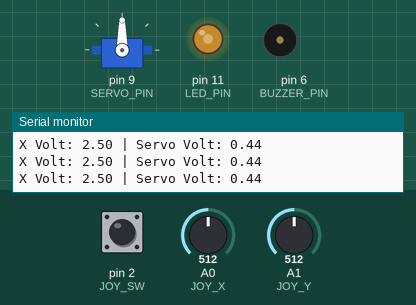
Recording of a sketch running on a simulated Arduino Uno, built with avr-gcc and run on an emulated ATmega328P. Parts: servo, output pins drawn as LEDs (lit = HIGH), buzzer (waves = sounding), the last lines printed to the serial monitor. The inputs (shaded band) are chosen by the test bench; at power-on: A0 (JOY_X) = 512, A1 (JOY_Y) = 512, pin 2 (JOY_SW) HIGH.

Above: at 1.2 s.
1.3 s: A0 (JOY_X) set to 716
At 1.7 s:
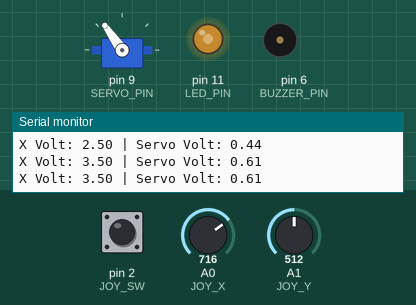
2.9 s: A1 (JOY_Y) set to 716
At 3.3 s:
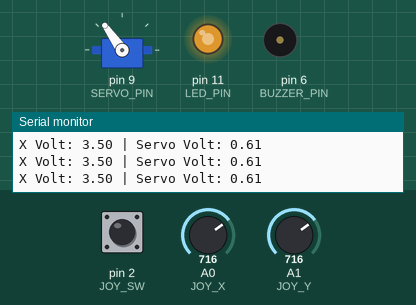
4.5 s: pin 2 (JOY_SW) pulled LOW for 0.25 s
At 4.73 s:
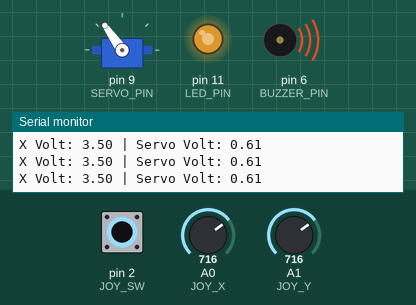
6.3 s: A0 (JOY_X) set to 900
At 7.6 s:
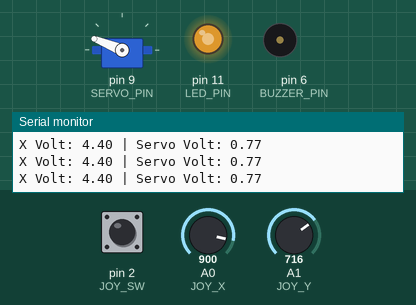
7.9 s: A1 (JOY_Y) set to 900
At 9.2 s:
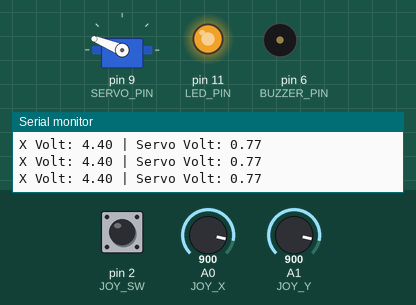
9.5 s: pin 2 (JOY_SW) pulled LOW for 3.2 s
At 11.0 s:
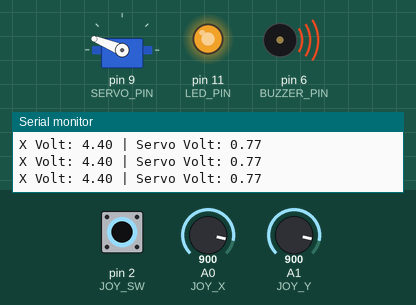
Timing chart, 0 to 14.4 s (numbered marks = the images above; inputs shaded):
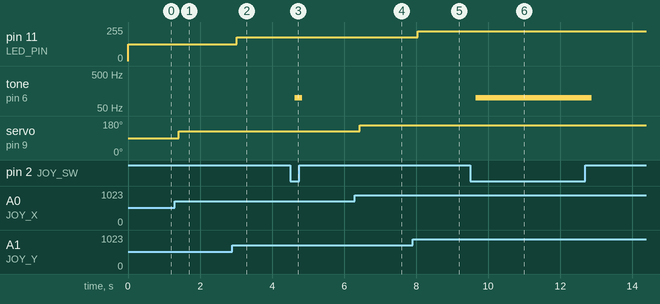

The sketch:

Lab3_Joystick.ino
```cpp
// (licence header left out)
#include <Servo.h>

Servo myServo;

// Pin definitions
#define LED_PIN 11      // LED on PWM pin for brightness control
#define BUZZER_PIN 6    // Buzzer pin
#define JOY_X A0        // Joystick X-axis input
#define JOY_Y A1        // Joystick Y-axis input
#define JOY_SW 2        // Joystick switch input
#define SERVO_PIN 9     // Servo motor pin

// Constants
#define SERVO_SCALE (180.0 / 1023.0)  // Convert X-axis (0-1023) to servo angle (0-180)
#define LED_SCALE (255.0 / 1023.0)    // Convert Y-axis (0-1023) to PWM (0-255)
#define BUZZER_FREQ 100               // Buzzer tone frequency (Hz)
#define BIT_TO_VOLT (5.0 / 1023.0)   // Convert analog read (0-1023) to volts (0-5V)
#define DELAY_MS 200                  // Loop delay in milliseconds

// Variables
int xPosition;    // Raw X-axis joystick value
int yPosition;    // Raw Y-axis joystick value
int switchState;  // Joystick switch state (0 = pressed, 1 = not pressed)
int servoAngle;   // Calculated servo angle
int ledBrightness; // Calculated LED brightness

void setup() {
  Serial.begin(9600);           // Start serial communication
  pinMode(JOY_X, INPUT);        // X-axis as input
  pinMode(JOY_Y, INPUT);        // Y-axis as input
  pinMode(JOY_SW, INPUT_PULLUP); // Switch with internal pull-up
  pinMode(LED_PIN, OUTPUT);     // LED as output
  pinMode(BUZZER_PIN, OUTPUT);  // Buzzer as output
  myServo.attach(SERVO_PIN);     // Attach servo to its pin
}

void loop() {
  // Read joystick inputs
  xPosition = analogRead(JOY_X);      // X-axis position (0-1023)
  yPosition = analogRead(JOY_Y);      // Y-axis position (0-1023)
  switchState = digitalRead(JOY_SW);  // Switch state (0 or 1)

  // Calculate outputs
  servoAngle = xPosition * SERVO_SCALE;     // Scale X for servo angle
  ledBrightness = yPosition * LED_SCALE;    // Scale Y for LED brightness

  // Apply outputs
  myServo.write(servoAngle);         // Set servo position
  analogWrite(LED_PIN, ledBrightness); // Set LED brightness
  switchState == 0 ? tone(BUZZER_PIN, BUZZER_FREQ) : noTone(BUZZER_PIN); // Buzzer on/off

  // Convert to volts for serial output
  float xVolt = xPosition * BIT_TO_VOLT;
  float servoVolt = servoAngle * BIT_TO_VOLT;

  // Print data to Serial Monitor
  Serial.print("X Volt: "); Serial.print(xVolt);
  Serial.print(" | Servo Volt: "); Serial.println(servoVolt);

  delay(DELAY_MS);  // Pause before next loop
}
```

Measured:
- after the input at 1.3 s, servo on pin 9 (SERVO_PIN): 90° → 125° after 0.11 s
- after the input at 2.9 s, pin 11 (LED_PIN): 127/255 → 178/255 after 0.12 s
- after the input at 4.5 s, tone on pin 6 (BUZZER_PIN): silent → 100 Hz after 0.13 s, → silent 0.20 s later
- after the input at 6.3 s, servo on pin 9 (SERVO_PIN): 125° → 158° after 0.14 s
- after the input at 7.9 s, pin 11 (LED_PIN): 178/255 → 224/255 after 0.15 s
- after the input at 9.5 s, tone on pin 6 (BUZZER_PIN): silent → 100 Hz after 0.16 s, → silent 3.2 s later
